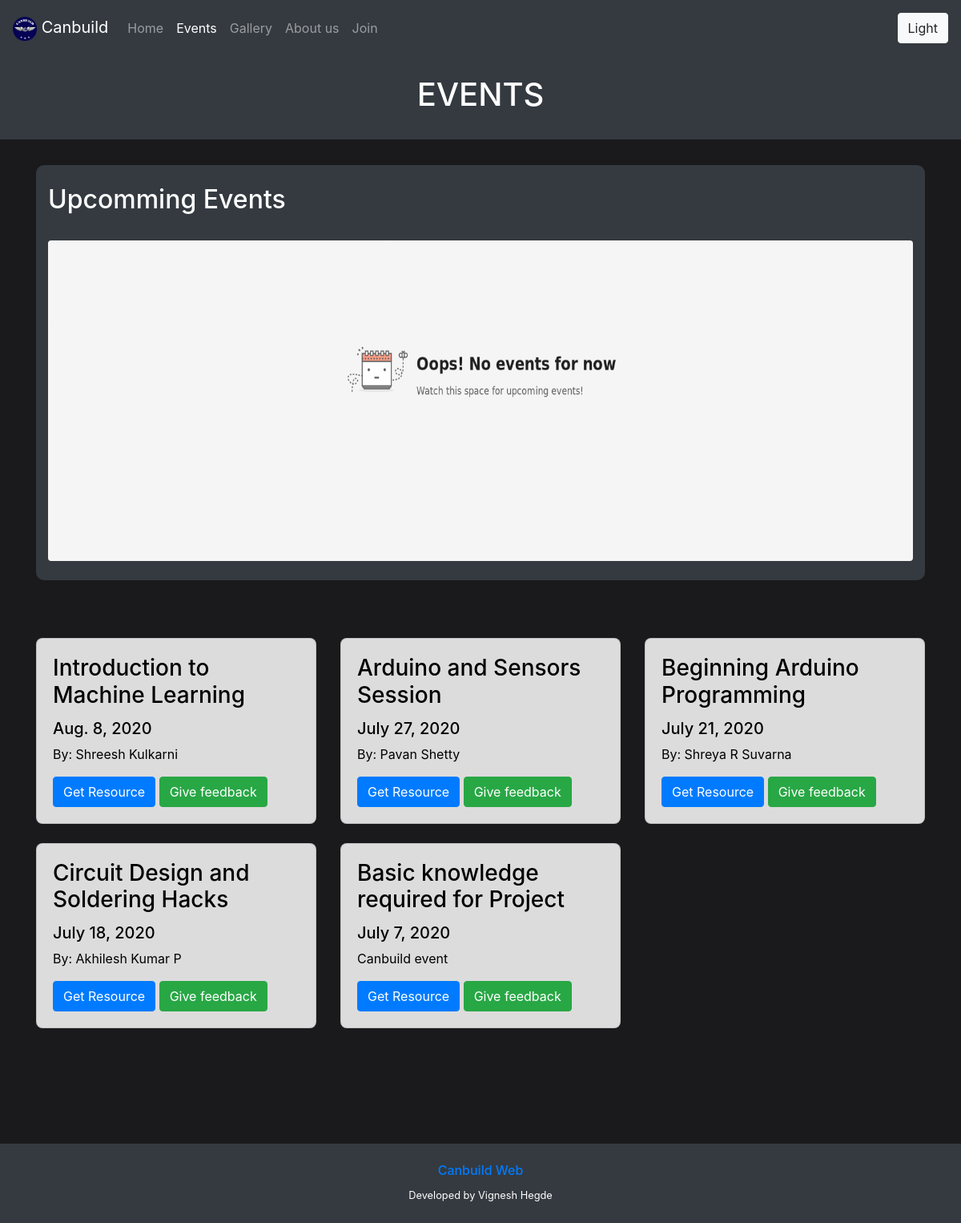
Page /resources/ on the committed database.
### one/models.py (models this page shows)
class Events(models.Model):
    resourcetDate = models.DateField()
    resourceName = models.CharField(max_length=40)
    resourceDiscription = models.CharField(max_length=100)
    resourceResource = models.URLField(unique=True)
    resourceFeedback = models.URLField(unique=True)

### one/views.py (the view)
# urls.py: path('resources/',views.resources,name="resources"),
def resources(request):
    event_data=UpcommingEvent.objects.all().order_by('-id')
    resource_data=Events.objects.all().order_by('-resourcetDate')
    paginator = Paginator(resource_data,9)
    page = request.GET.get('page')
    resource_data = paginator.get_page(page)
    return render(request,'home/resource.html',{'resource':resource_data,'event':event_data})

### templates/home/resource.html (shortened to what this page needs)
<!DOCTYPE html>
{% load static %}
<html lang="en" dir="ltr">
<link rel="stylesheet" href="https://stackpath.bootstrapcdn.com/bootstrap/4.5.2/css/bootstrap.min.css">
  <head>
  </head>
  <body id="bd" class="bdark">
    <nav  id="navi" class="navbar navbar-expand-lg navbar-dark bg-dark sticky-top">
      <a class="navbar-brand"><img src="{% static 'images/logo.png' %}" alt="CANBUILS" width="30"> Canbuild </a>
      <div class="collapse navbar-collapse" id="navbarNavDropdown">
        <ul class="navbar-nav mr-auto">
          <li class="nav-item ">
            <a class="nav-link" href="{% url 'one:index' %}">Home <span class="sr-only">(current)</span></a>
          </li>
          <li class="nav-item active">
            <a class="nav-link" href="#">Events</a>
          </li>
        <li class="nav-item ">
            <a class="nav-link" href="{% url 'one:gallery' %}">Gallery</a>
          </li>
          <li class="nav-item">
            <a class="nav-link" href="{% url 'one:about' %}">About us</a>
          </li>
           <li class="nav-item ">
            <a class="nav-link" href="https://docs.google.com/forms/d/e/1FAIpQLScEmuzfPuSrDb9K80IgyqKPBS1n-oJA3YqoWl_K3s64R7-9WA/viewform?usp=sf_link">Join</a>
           </li>
        </ul>
        <div class="navbar-text">
          <button type="button"  id="but" class="btn btn-dark" onclick="on()"></button>
    </div>
      </div>
    </nav>
    <div class="jumbotron jumbotron-fluid p-4 bg-dark" id="j">
      <div class="container d-flex justify-content-center">
        <h1 id="t1" class="td"> EVENTS </h1>
      </div>
    </div>
{% if resource.number == 1 %}
    <div class="container ">
        <div  id="count2" class="container bg-dark td" style="border-radius: 10px;">
          <br>
          <h2>Upcomming Events</h2>
          <br>
          {% if event %}
          <div id="carouselExampleFade2" class="carousel slide " data-ride="carousel">
            <div class="carousel-inner">
              {% for e in event %}
              {% if forloop.counter == 1 %}
                <div class="carousel-item active ">
                  {% else %}
                  <div class="carousel-item ">
                    {% endif %}
                    <a href="{{ e.eventRegistration }}"><img src="{{ e.eventImage }}" alt="" class="d-block w-100 rounded" height="400"> </a>
                    <div class="carousel-caption rounded" style="background-color:rgba(0, 0, 0, 0.6);">
                      <h2>{{ e.eventName  }}</h2>
                      <h4>{{ e.eventDate }}</h4>
                    </div>
                  </div>
                  {% endfor %}
                  <a class="carousel-control-prev" href="#carouselExampleFade2" role="button" data-slide="prev">
                    <span class="carousel-control-prev-icon" aria-hidden="true"></span>
                    <span class="sr-only">Previous</span>
                  </a>
                  <a class="carousel-control-next" href="#carouselExampleFade2" role="button" data-slide="next">
                    <span class="carousel-control-next-icon" aria-hidden="true"></span>
                    <span class="sr-only">Next</span>
                  </a>
                  </div>
                {% else %}
                <img src="{% static 'images/stay.png' %}" class="d-block w-100 rounded " alt="NOT FOUND!" height="400">
                {% endif %}
                <br>
              </div>
              </div>
              <br><br><br>
              {% else %}
              <p id="count2" ></p>
     {% endif %}
    <div class="container" >
    {% if resource %}
    <div class="row">
            {% for r in resource %}
                <div class="col-lg-4 col-md-6 col-sm-6 col-12" >
      <div class="card " width=20rem style="background-color:#DCDCDC;border-radius:8px;" >
        <div class="card-body ">
          <h3 class="card-title">{{ r.resourceName }} <h5>{{ r.resourcetDate }}</h5> </h3>
          <p class="card-text">{{ r.resourceDiscription }}</p>
          <a href="{{ r.resourceResource }}" class="btn btn-primary">Get Resource</a>
          <a href="{{ r.resourceFeedback }}" class="btn btn-success">Give feedback</a>
        </div>
      </div>
    <br>
    </div>
    {% endfor %}
    </div>
    {% else %}
    <img src="{% static 'images/no.png' %}" alt="" class="d-block w-100" height="400">
    {% endif %}
 </div>
    <br><br><br>
    <br><br>
    <footer id="footi" class="py-4 footc text-white-50 bg-dark ">
        <div class="container text-center">
          <a href="{% url 'admin:index' %}" ><h6>Canbuild Web</h6></a>
          <small class="td" id="t2" >Developed by Vignesh Hegde</small>
        </div>
    </footer>
  </body>
</html>

### templates/home/resource.html (style rules this page uses)
.bdark { background-color: #1A1A1D; color:black ; }
.td { color:white ; }

### rows in the picture
Events: resourceName "Introduction to Machine Learning", resourcetDate "Aug. 8, 2020", resourceDiscription "By: Shreesh Kulkarni"
Events: resourceName "Arduino and Sensors Session", resourcetDate "July 27, 2020", resourceDiscription "By: Pavan Shetty"
Events: resourceName "Beginning Arduino Programming", resourcetDate "July 21, 2020", resourceDiscription "By: Shreya R Suvarna"
Events: resourceName "Circuit Design and Soldering Hacks", resourcetDate "July 18, 2020", resourceDiscription "By: Akhilesh Kumar P"
Events: resourceName "Basic knowledge required for Project", resourcetDate "July 7, 2020", resourceDiscription "Canbuild event"
